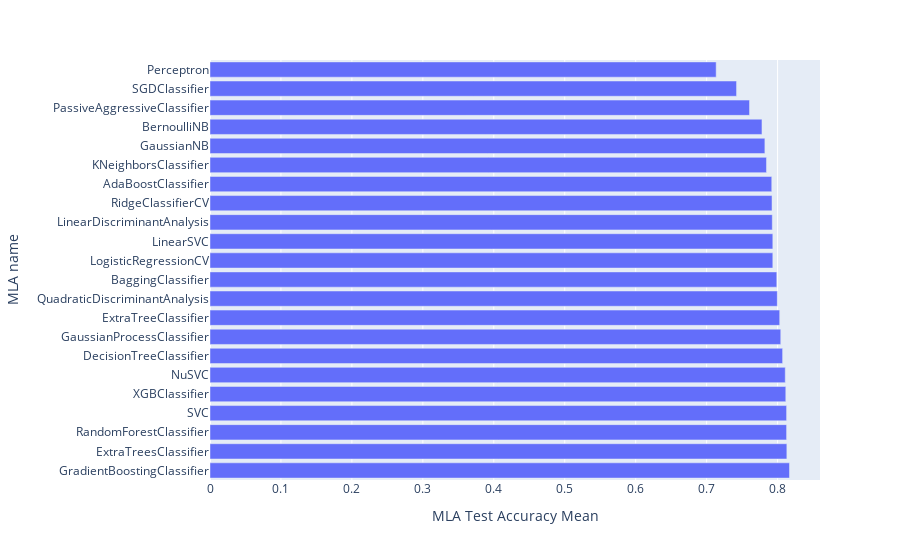

The cell this chart's notebook holds for it:
### Code cell
# bar plot for accuracy
px.bar(MLA_compare, y = 'MLA name',x = 'MLA Test Accuracy Mean', orientation='h')

### Figure 1 — Plotly figure (JSON) as saved in the notebook; plotly's stock layout.template omitted (floating-point values rounded to 4 significant figures)
{"data": [{"alignmentgroup": "True", "hovertemplate": "MLA Test Accuracy Mean=%{x}<br>MLA name=%{y}<extra></extra>", "legendgroup": "", "marker": {"color": "#636efa", "pattern": {"shape": ""}}, "name": "", "offsetgroup": "", "orientation": "h", "showlegend": false, "textposition": "auto", "type": "bar", "x": [0.8168, 0.8131, 0.8127, 0.8127, 0.8116, 0.8108, 0.8071, 0.8045, 0.803, 0.7996, 0.7989, 0.7933, 0.7933, 0.7925, 0.7922, 0.7918, 0.7843, 0.7821, 0.778, 0.7604, 0.7422, 0.7134], "xaxis": "x", "y": ["GradientBoostingClassifier", "ExtraTreesClassifier", "RandomForestClassifier", "SVC", "XGBClassifier", "NuSVC", "DecisionTreeClassifier", "GaussianProcessClassifier", "ExtraTreeClassifier", "QuadraticDiscriminantAnalysis", "BaggingClassifier", "LogisticRegressionCV", "LinearSVC", "LinearDiscriminantAnalysis", "RidgeClassifierCV", "AdaBoostClassifier", "KNeighborsClassifier", "GaussianNB", "BernoulliNB", "PassiveAggressiveClassifier", "SGDClassifier", "Perceptron"], "yaxis": "y"}], "layout": {"barmode": "relative", "legend": {"tracegroupgap": 0}, "margin": {"t": 60}, "xaxis": {"anchor": "y", "domain": [0, 1], "title": {"text": "MLA Test Accuracy Mean"}}, "yaxis": {"anchor": "x", "domain": [0, 1], "title": {"text": "MLA name"}}}}
